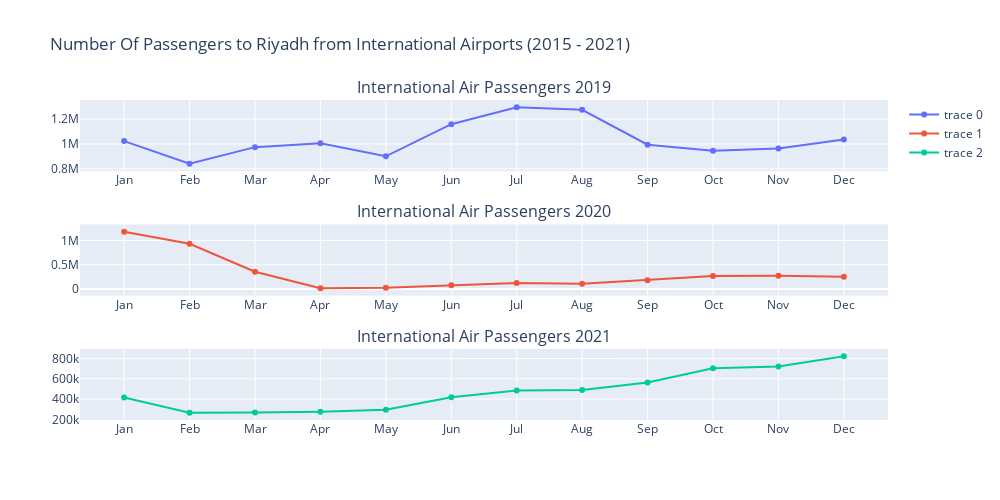

The notebook cell this image was saved under:
### Code cell
# import libraries to use visualization plots
from plotly.subplots import make_subplots
import plotly.graph_objects as go

fig = make_subplots(
    rows=3, cols=1,
    subplot_titles=("International Air Passengers 2019", "International Air Passengers 2020", "International Air Passengers 2021"))

fig.add_trace(go.Scatter(x=Riyadh_international_2019.Month_short, y=Riyadh_international_2019.RUH),
              row=1, col=1)

fig.add_trace(go.Scatter(x=Riyadh_international_2020.Month_short, y=Riyadh_international_2020.RUH),
              row=2, col=1)

fig.add_trace(go.Scatter(x=Riyadh_international_2021.Month_short, y=Riyadh_international_2021.RUH),
              row=3, col=1)



fig.update_layout(height=500, width=1000,
                  title_text=" Number Of Passengers to Riyadh from International Airports (2015 - 2021)")

fig.show()

### Figure 1 — Plotly figure (JSON) as saved in the notebook; plotly's stock layout.template omitted (floating-point values rounded to 4 significant figures)
{"data": [{"type": "scatter", "x": ["Jan", "Feb", "Mar", "Apr", "May", "Jun", "Jul", "Aug", "Sep", "Oct", "Nov", "Dec"], "xaxis": "x", "y": [1023050, 840489, 974434, 1005210, 900654, 1158527, 1294478, 1274336, 993739, 945115, 963058, 1036527], "yaxis": "y"}, {"type": "scatter", "x": ["Jan", "Feb", "Mar", "Apr", "May", "Jun", "Jul", "Aug", "Sep", "Oct", "Nov", "Dec"], "xaxis": "x2", "y": [1181084, 932405, 355666, 14735, 26166, 79113, 121943, 105809, 179990, 268984, 270595, 250075], "yaxis": "y2"}, {"type": "scatter", "x": ["Jan", "Feb", "Mar", "Apr", "May", "Jun", "Jul", "Aug", "Sep", "Oct", "Nov", "Dec"], "xaxis": "x3", "y": [415435, 265800, 266788, 275853, 295140, 418271, 485549, 490199, 563730, 703765, 720257, 822950], "yaxis": "y3"}], "layout": {"annotations": [{"font": {"size": 16}, "showarrow": false, "text": "International Air Passengers 2019", "x": 0.5, "xanchor": "center", "xref": "paper", "y": 1, "yanchor": "bottom", "yref": "paper"}, {"font": {"size": 16}, "showarrow": false, "text": "International Air Passengers 2020", "x": 0.5, "xanchor": "center", "xref": "paper", "y": 0.6111, "yanchor": "bottom", "yref": "paper"}, {"font": {"size": 16}, "showarrow": false, "text": "International Air Passengers 2021", "x": 0.5, "xanchor": "center", "xref": "paper", "y": 0.2222, "yanchor": "bottom", "yref": "paper"}], "height": 500, "title": {"text": " Number Of Passengers to Riyadh from International Airports (2015 - 2021)"}, "width": 1000, "xaxis": {"anchor": "y", "domain": [0, 1]}, "xaxis2": {"anchor": "y2", "domain": [0, 1]}, "xaxis3": {"anchor": "y3", "domain": [0, 1]}, "yaxis": {"anchor": "x", "domain": [0.7778, 1]}, "yaxis2": {"anchor": "x2", "domain": [0.3889, 0.6111]}, "yaxis3": {"anchor": "x3", "domain": [0, 0.2222]}}}
